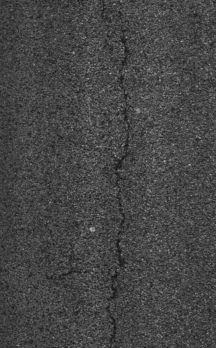
%> input picture projects/00-crack-detection-on-road/00-code-base/1.tif, 216 x 348 px
$ octave task3.m   (GNU Octave 9; MATLAB toolbox functions it lacks are replaced by stand-ins)
%> lines starting %> are read from the running program, lines starting %| are printed output that depends on the picture
### projects/00-crack-detection-on-road/00-code-base/getUmap.m
function [U, RADII] = getUmap(img, spoint, epoint, w, r_max, TH)

[R, C] = size(img);

U = zeros(R, C);
RADII = zeros(R, C);

img = double(img);

for i = 1: R
    for j = 1: C
        % Get the energy integrated along path from point p0 to p(img(i,j))
        [U(i,j), RADII(i,j)] = getPotential(R, C, img, img(spoint(1), spoint(2)), i, j, w, r_max, TH);
    end
end

### projects/00-crack-detection-on-road/00-code-base/path_3D.m
function [rlt] = path_3D(R, C, img, spoint, epoint, U_A, R_A)

EPS = 10;
chk = zeros(R, C);
len = 0;

dr = [0, -1, -1, -1, 0, 1, 1, 1];
dc = [-1, -1, 0, 1, 1, 1, 0, -1];

% dr = [0, -1, 0, 1];
% dc = [-1, 0, 1, 0];
eu = U_A(epoint(1), epoint(2));
cr = epoint(1);
cc = epoint(2);
cua = U_A(cr, cc);
cra = R_A(cr, cc);


%% Extract the path based on minimal action map U0

while(true)

%     [cr, cc, cra, spoint(1), spoint(2), getD(cr, cc, spoint(1), spoint(2))]

    if(getD(cr, cc, spoint(1), spoint(2)) < EPS)
        break;
    end

    r_val = cra;
    for ddr = - r_val: r_val
        r = cr + ddr;
        if(r < 1 || r > R)
            continue;
        end

        ddc = sqrt(r_val * r_val - ddr * ddr);
        ddc = uint16(ddc);

        for tc = -ddc: ddc
            c = cc + tc;
            if(c < 1 || c > C)
                continue;
            end
            img(r,c) = 255;
        end
    end

    chk(cr, cc) = 1;

    pr = cr;
    pc = cc;
    pua = cua;

    for i = 1: 8

        r = pr + dr(i);
        c = pc + dc(i);

        if(r < 1 || c < 1 || r > R || c > C || chk(r, c) == 1)
            continue;
        end

        pd = getD(pr, pc, spoint(1), spoint(2));
        cd = getD(r, c, spoint(1), spoint(2));
        if(cd > pd)
            continue;
        end

        if(cr == pr && cc == pc)
            cr = r;
            cc = c;
            cua = U_A(cr,cc);
            cra = R_A(cr,cc);
        elseif(abs(U_A(r,c)-eu) < abs(cua - eu))
            cr = r;
            cc = c;
            cua = U_A(cr,cc);
            cra = R_A(cr, cc);
        end
    end
end

rlt = img;

### projects/00-crack-detection-on-road/00-code-base/task3.m
clc
clear all

img = imread('1.tif');
%> img is the input picture: size 348x216x3 uint8; min 21, max 183, mean 69.9

spoint = [51, 127];
epoint = [265, 122];

% [30 lines of commented-out code are left out]

img = img(:,:,1);
%> img: size 348x216 uint8
subplot(1,2,1);
imshow(img);
%
w = 0;
TH = 10;
r_max = 15;


% Get a minimal action map U0
% U - a minimal action map U0(p), R - the radius of sphere centered at the
% point p.

[U, R] = getUmap(img, spoint, epoint, w, r_max, TH);
%> after the loop in getUmap, `for i = 1: R`:
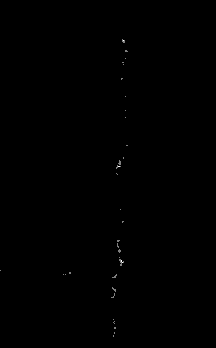
%> RADII: size 348x216 double; min 0, max 2, mean 0.00185; drawn with min black and max white

[rows, cols] = size(img);
%> rows = 348; cols = 216

% Get the result_img which replace path with white color
rlt_img = path_3D(rows, cols, img, spoint, epoint, U, R);
%> in path_3D, `eu = U_A(epoint(1), epoint(2));`: eu = 37.5
%> in path_3D, `cra = R_A(cr, cc);`: cra = 1
%> the run ends on the next line
